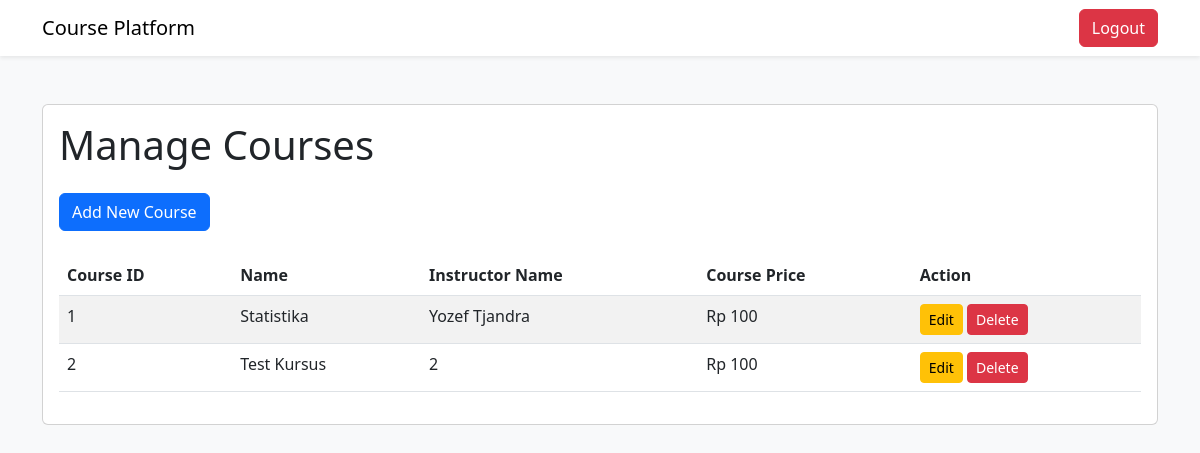
The app's page /admin/manage-courses (signed in), older data.
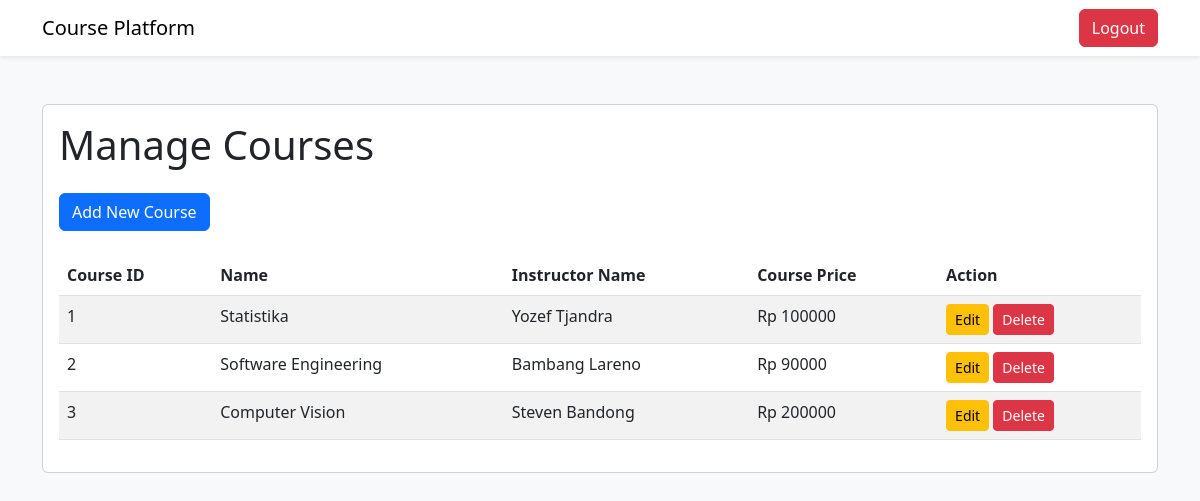
The same page, newer data.
### tables this page shows
CREATE TABLE kursus (
                id_kursus INTEGER PRIMARY KEY AUTOINCREMENT,
                id_instruktur INTEGER,
                nama_kursus TEXT NOT NULL,
                harga_kursus INT NOT NULL,
                FOREIGN KEY (id_instruktur) REFERENCES instruktur(id_instruktur)
            );

CREATE TABLE instruktur (
                id_instruktur INTEGER PRIMARY KEY AUTOINCREMENT,
                nama_instruktur TEXT NOT NULL,
                email TEXT NOT NULL,
                password TEXT NOT NULL
            );

### features/auth.py (the view)
    def manage_courses(self):
        if not session.get('email') and session.get('role') != 'admin':
            return redirect('/login_admin')
        if request.method == 'POST':
            nama_kursus = request.form['nama_kursus']
            id_instruktur = request.form['id_instruktur']
            query_db('INSERT INTO kursus (nama_kursus, id_instruktur) VALUES (?, ?)',
                     (nama_kursus, id_instruktur))
            return redirect('/admin/manage-courses')
        courses = query_db('SELECT * FROM kursus INNER JOIN instruktur ON kursus.id_instruktur = instruktur.id_instruktur')
        return render_template('manage_courses_page.html', courses=courses)

### database.py (called while the page is built)
def get_db():
    db = getattr(g, '_database', None)
    if db is None:
        db = g._database = sqlite3.connect(DATABASE)
        db.row_factory = sqlite3.Row
    return db

def query_db(query, args=(), one=False):
    cur = get_db().execute(query, args)
    rv = cur.fetchall()
    cur.close()
    get_db().commit()
    return (rv[0] if rv else None) if one else rv

### templates/manage_courses_page.html (shortened to what this page needs)
<!DOCTYPE html>
<html lang="en">
<head>
    <link href="https://cdn.jsdelivr.net/npm/bootstrap@5.3.0/dist/css/bootstrap.min.css" rel="stylesheet">
</head>
<body class="bg-light">
    <nav class="navbar navbar-expand-lg navbar-light bg-white shadow-sm">
        <div class="container">
            <a class="navbar-brand" href="/admin">Course Platform</a>
            <div class="d-flex">
                <a href="/logout" class="btn btn-danger">Logout</a>
            </div>
        </div>
    </nav>
    <div class="container py-5">
        <div class="card">
            <div class="card-body">
                <h1 class="card-title mb-4">Manage Courses</h1>
                <div class="mb-4">
                    <a href="/admin/add-course" class="btn btn-primary">Add New Course</a>
                </div>
                <table class="table table-striped">
                    <thead>
                        <tr>
                            <th>Course ID</th>
                            <th>Name</th>
                            <th>Instructor Name</th>
                            <th>Course Price</th>
                            <th>Action</th>
                        </tr>
                    </thead>
                    <tbody>
                        {% for course in courses %}
                        <tr>
                            <td>{{ course.id_kursus }}</td>
                            <td>{{ course.nama_kursus }}</td>
                            <td>{{ course.nama_instruktur }}</td>
                            <td>Rp {{ course.harga_kursus }}</td>
                            <td>
                                <a href="/admin/edit-course/{{ course.id_kursus }}"
                                    class="btn btn-sm btn-warning">Edit</a>
                                <a href="/admin/delete-course/{{ course.id_kursus }}"
                                    class="btn btn-sm btn-danger">Delete</a>
                            </td>
                        </tr>
                        {% endfor %}
                    </tbody>
                </table>
            </div>
        </div>
    </div>
</body>
</html>

Row changes from the older to the newer data that the page shows:
changed kursus "Statistika": harga_kursus "100" → "100000"
changed kursus id 2: nama_kursus "Test Kursus" → "Software Engineering"; nama_instruktur "2" → "Bambang Lareno"; harga_kursus "100" → "90000"
added kursus: id_kursus "3", nama_kursus "Computer Vision", nama_instruktur "Steven Bandong", harga_kursus "200000"
